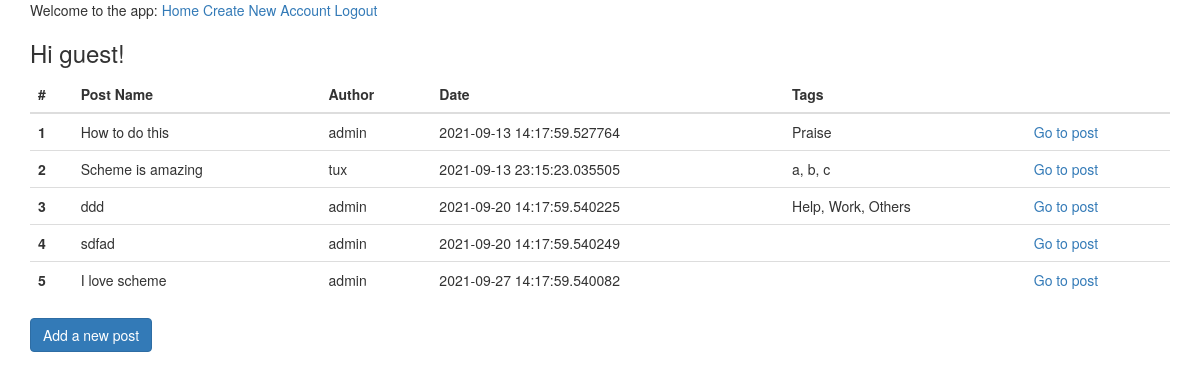
The page /mainpage (signed in) on the database its author committed.
### schemeinterp/models.py (models this page shows, shortened)
class User(db.Model, UserMixin):
    id = db.Column(db.Integer, primary_key=True)
    username = db.Column(db.String(50), unique=True)
    password = db.Column(db.String(256))
    email = db.Column(db.String(120), index=True, unique=True)
    date_created = db.Column(db.DateTime, default=datetime.now())
    posts = db.relationship(
        "Post", backref="user", lazy="joined"
    )  # ONE TO MANY relship
    replies = db.relationship("Reply", backref="user", lazy="joined")
    tags = db.relationship("Tag", backref="user", lazy="joined")  # ONE TO MANY relship

class Post(db.Model):
    id = db.Column(db.Integer, primary_key=True)
    name = db.Column(db.String(256))
    description = db.Column(db.String(256))
    tdate = db.Column(db.DateTime)
    user_id = db.Column(db.Integer, db.ForeignKey("user.id"))
    tags = db.relationship("Tag", backref="posts", lazy=True)
    replies = db.relationship("Reply", backref="reply", lazy=True)

class Tag(db.Model):
    id = db.Column(db.Integer, primary_key=True)
    name = db.Column(db.String(256))
    user_id = db.Column(
        db.Integer, db.ForeignKey("user.id")
    )  # Which user did this tag belong to?
    post_id = db.Column(db.Integer, db.ForeignKey("post.id"))

### schemeinterp/views.py (the view)
@app.route("/mainpage")
@login_required
def index():
    posts = Post.query.order_by(Post.tdate).all()
    users = []
    for i in range(len(posts)):
        users.append(User.query.filter_by(id=posts[i].user_id).first().username)
    return render_template("mainpage.html", tasks=posts, users=users)

### schemeinterp/models.py (called while the page is built)
@login.user_loader
def load_user(user_id):
    return User.query.get(int(user_id))

### schemeinterp/templates/mainpage.html
{% extends "template.html" %}
{% block content %}
<div class="container">
  {% if current_user.is_authenticated %}
    <h3>Hi {{ current_user.username }}!</h3>
  {% endif %}
  <table class="table">
  <thead>
    <tr>
      <th scope="col">#</th>
      <th scope="col">Post Name</th>
      <th scope="col">Author</th>
      <th scope="col">Date</th>
      <th scope="col">Tags</th>
      <th scope="col"></th>
    </tr>
  </thead>
  <tbody>
    {% for task in range(tasks|length) %}
    <tr>
      <th scope="row">{{loop.index}}</th>
      <td>{{tasks[task].name}}</td>
      <td>{{users[task]}}</td>
      <td>{{tasks[task].tdate}}</td>
      <td>{% for tag in tasks[task].tags %}
            {% if loop.index != loop.length %}
              {{tag.name}},
            {% else %}
              {{tag.name}}
            {% endif %}
          {% endfor %}
      </td>
      <td><a href="/postpage/{{tasks[task].id}}">Go to post</a></td>
    </tr>
    {% endfor %}
  </tbody>
</table>
  <form action="{{url_for("wtform")}}">
  <input type="Submit" value="Add a new post" class="btn btn-primary" >
  </form>
</div>
{% endblock %}

### rows shown on the page
User: username "guest"
Post: name "How to do this", tdate "2021-09-13 14:17:59.527764"
User: username "admin" "admin" "admin" "admin"
Tag: name "Praise"
Post: name "Scheme is amazing", tdate "2021-09-13 23:15:23.035505"
User: username "tux"
Tag: name "a"
Tag: name "b"
Tag: name "c"
Post: name "ddd", tdate "2021-09-20 14:17:59.540225"
Tag: name "Help"
Tag: name "Work"
Tag: name "Others"
Post: name "sdfad", tdate "2021-09-20 14:17:59.540249"
Post: name "I love scheme", tdate "2021-09-27 14:17:59.540082"
